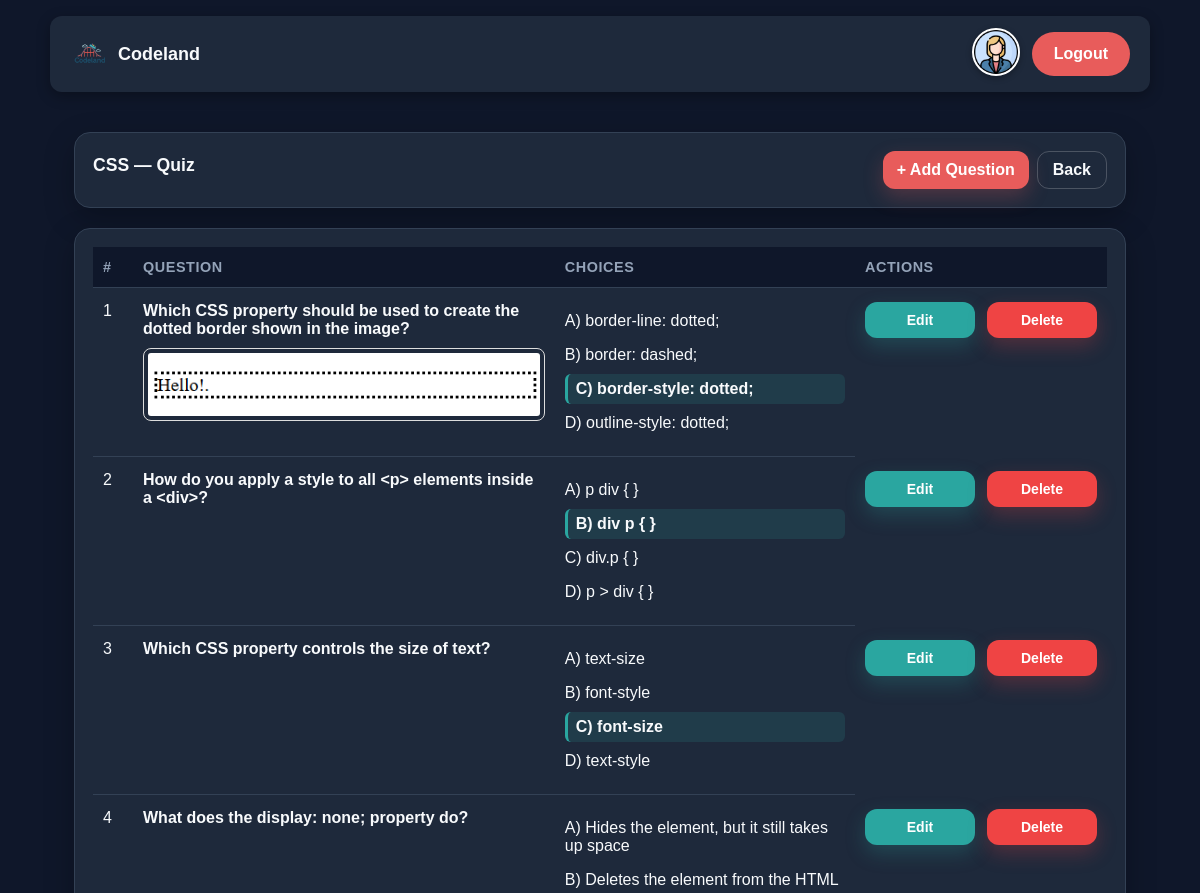
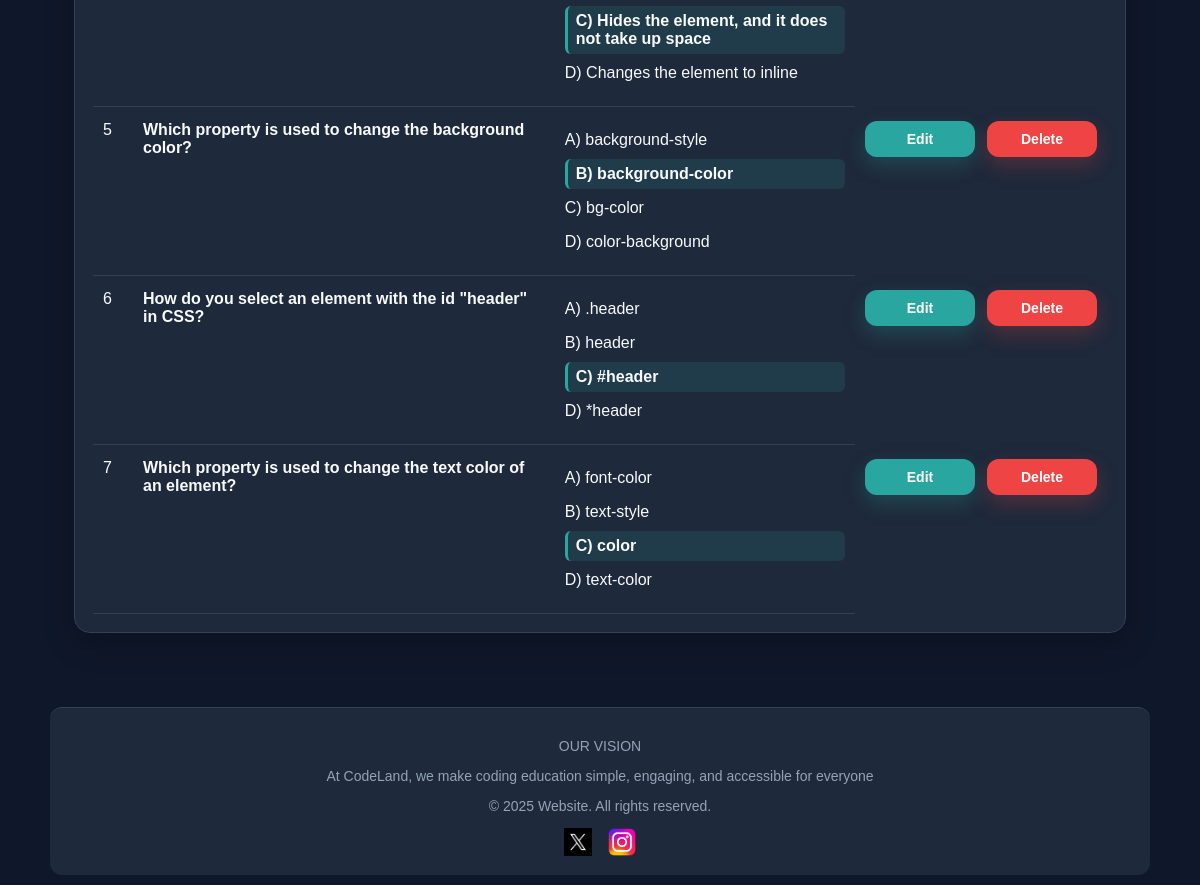
Page /quiz.php?quizID=2 (signed in) on the committed database (2 pictures, top to bottom).
### tables this page shows
CREATE TABLE `topic` (
  `id` int(11) NOT NULL,
  `topicName` varchar(100) DEFAULT NULL
);

CREATE TABLE `quizquestion` (
  `id` int(11) NOT NULL,
  `quizID` int(11) DEFAULT NULL,
  `question` text,
  `questionFigureFileName` varchar(100) DEFAULT NULL,
  `answerA` text,
  `answerB` text,
  `answerC` text,
  `answerD` text,
  `correctAnswer` enum('A','B','C','D') NOT NULL
);

### Quiz.php (the view, shortened to what this page needs)
<?php
require_once 'db_config.php';
$conn->set_charset('utf8mb4');
function h($v){ return htmlspecialchars((string)$v, ENT_QUOTES, 'UTF-8'); }
function getImagePath($fileName) {
    $baseDir = __DIR__;
    $figureUploadsDir = $baseDir . '/uploads/figures/';
    $imagesDir = $baseDir . '/images/';
    if (is_file($imagesDir . $fileName)) {
        return 'images/' . h($fileName) . '?v=' . @filemtime($imagesDir . $fileName);
    }
    return '';
}
$quizID = filter_input(INPUT_GET, 'quizID', FILTER_VALIDATE_INT);
$existsStmt = $conn->prepare("SELECT id, educatorID, topicID FROM quiz WHERE id=?");
$existsStmt->bind_param("i", $quizID);
$existsStmt->execute();
$quizRow = $existsStmt->get_result()->fetch_assoc();
$tStmt = $conn->prepare("SELECT topicName FROM topic WHERE id=?");
$tStmt->bind_param("i", $quizRow['topicID']);
$tStmt->execute();
$tRow = $tStmt->get_result()->fetch_assoc();
$topicName = $tRow['topicName'] ?? 'Untitled';
$avatar = 'images/educatorUser.jpeg';
$questions = [];
$st = $conn->prepare(
  "SELECT id, question, questionFigureFileName, answerA, answerB, answerC, answerD, correctAnswer
   FROM quizquestion WHERE quizID=? ORDER BY id DESC"
);
$st->bind_param("i", $quizID);
$st->execute();
$rs = $st->get_result();
while ($r = $rs->fetch_assoc()) { $questions[] = $r; }
?>
<!doctype html>
<html lang="en">
<head>
  <link rel="stylesheet" href="H-style.css">
  <link rel="stylesheet" href="HF.css">
</head>
<body>
<header class="cl-header">
  <div class="brand">
    <img src="images/logo.png" alt="Logo">
    <span>Codeland</span>
  </div>
  <div class="actions">
    <a href="educator_homepage.php"><img src="<?= h($avatar) ?>" alt="User" class="avatar"></a>
    <a href="logout.php" class="logout-btn">Logout</a>
  </div>
</header>
<div class="container">
  <section class="card page-header" style="display:flex;justify-content:space-between;align-items:center;gap:12px;">
    <div>
      <h1><?= h($topicName) ?> — Quiz</h1>
    </div>
    <div style="display:flex;gap:8px;flex-wrap:wrap;">
      <a class="btn" href="add-question.php?quizID=<?= (int)$quizID ?>">+ Add Question</a>
      <a class="btn-outline" href="educator_homepage.php">Back</a>
    </div>
  </section>
  <?php if (!$questions): ?>
    <section class="card"><p>No questions yet.</p></section>
  <?php else: ?>
    <section class="card">
      <table class="table">
        <thead>
          <tr>
            <th style="width:40px">#</th>
            <th>Question</th>
            <th>Choices</th>
            <th style="width:220px">Actions</th>
          </tr>
        </thead>
        <tbody>
        <?php foreach ($questions as $i => $q): ?>
          <tr>
            <td><?= $i+1 ?></td>
            <td>
              <div><strong><?= h($q['question']) ?></strong></div>
              <?php if (!empty($q['questionFigureFileName'])):
                $figPath = getImagePath($q['questionFigureFileName']);
                if ($figPath): ?>
                  <div style="margin-top:6px">
                    <img src="<?= $figPath ?>" alt="Question Figure"
                         style="max-width:100%;height:auto;border:1px solid #ddd;border-radius:8px;padding:4px;">
                  </div>
                <?php endif;
              endif; ?>
            </td>
            <td>
              <div class="choice-item <?= ($q['correctAnswer'] === 'A') ? 'correct-choice' : '' ?>">A) <?= h($q['answerA']) ?></div>
              <div class="choice-item <?= ($q['correctAnswer'] === 'B') ? 'correct-choice' : '' ?>">B) <?= h($q['answerB']) ?></div>
              <div class="choice-item <?= ($q['correctAnswer'] === 'C') ? 'correct-choice' : '' ?>">C) <?= h($q['answerC']) ?></div>
              <div class="choice-item <?= ($q['correctAnswer'] === 'D') ? 'correct-choice' : '' ?>">D) <?= h($q['answerD']) ?></div>
            </td>
            <td>
              <a class="btn btn-edit" href="edit-question.php?questionID=<?= (int)$q['id'] ?>&quizID=<?= (int)$quizID ?>">Edit</a>
              <a class="btn btn-delete"
                 href="delete-question.php?questionID=<?= (int)$q['id'] ?>&quizID=<?= (int)$quizID ?>"
                 onclick="return confirm('Are you sure you want to delete this question?');">
                 Delete
              </a>
            </td>
          </tr>
        <?php endforeach; ?>
        </tbody>
      </table>
    </section>
  <?php endif; ?>
</div>
<footer class="cl-footer">
  <p>OUR VISION</p>
  <p>At CodeLand, we make coding education simple, engaging, and accessible for everyone</p>
  <p>© <span id="year"></span>2025 Website. All rights reserved.</p>
  <div class="social">
    <a href="#"><img src="images/xpng.jpg" alt="Twitter"></a>
    <a href="#"><img src="images/instagram.png" alt="Instagram"></a>
  </div>
</footer>
</body>
</html>

### H-style.css (style rules this page uses)
:root { --brand:#60a5fa; --brand-hover:#3b82f6; --accent:#2dd4bf; --bg:#0f172a; --text:#f8fafc; --muted:#94a3b8; --card:#1e293b; --border:#334155; }
* { box-sizing:border-box; }
html,body { margin:0; padding:0; font-family:Inter,system-ui,-apple-system,Segoe UI,Roboto,Arial,sans-serif; color:var(--text); background:var(--bg); }
.container { max-width: 1100px; margin: 0 auto; padding: 24px; }
.btn { appearance: none; border: 0; background: #e85c5b; color: white; font-weight: 700; padding: 10px 14px; border-radius: 12px; box-shadow: 0 8px 20px rgba(232,92,91,.25); cursor: pointer; transition: .2s; text-decoration: none; font-size: 16px; display: inline-block; }
.btn-outline { appearance: none; border: 1px solid rgba(255,255,255,.2); background: transparent; color: var(--text); font-weight: 600; padding: 9px 15px; border-radius: 12px; cursor: pointer; transition: .2s; text-decoration: none; font-size: 16px; display: inline-block; }
.btn-edit { background: #2aa6a0; padding: 10px 14px; font-size: 14px; appearance: none; border: 0; color: white; font-weight: 700; border-radius: 12px; box-shadow: 0 8px 20px rgba(42,166,160,.25); cursor: pointer; transition: .2s; text-decoration: none; display: inline-block; min-width: 110px; text-align: center; }
.btn-delete { background: #ef4444; padding: 10px 14px; font-size: 14px; appearance: none; border: 0; color: white; font-weight: 700; border-radius: 12px; box-shadow: 0 8px 20px rgba(239,68,68,.25); cursor: pointer; transition: .2s; text-decoration: none; display: inline-block; min-width: 110px; text-align: center; }
.table td:last-child { display: flex; gap: 12px; align-items: center; }
.page-header { background: var(--card); border-radius: 16px; padding: 18px; box-shadow: 0 10px 30px rgba(0,0,0,.25); border: 1px solid var(--border); margin-bottom: 16px; display: flex; align-items: center; justify-content: space-between; gap: 16px; }
.page-header h1 { color: var(--text); font-size: 1.1rem; margin: 0 0 10px 0; }
.table { width: 100%; border-collapse: collapse; }
.table th, .table td { padding: 12px 10px; border-bottom: 1px solid var(--border); text-align: left; vertical-align: top; }
.table tr { height: auto; vertical-align: top; }
.table td { padding-top: 14px; padding-bottom: 14px; }
.table th { font-size: .9rem; color: var(--muted); text-transform: uppercase; letter-spacing: .04em; font-weight: 600; background: var(--bg); }
.table td { color: var(--text); }
.choice-item { padding: 6px 0; margin: 4px 0; }
.correct-choice { background: rgba(42,166,160,.15); border-left: 3px solid #2aa6a0; padding: 6px 8px; margin: 4px 0; border-radius: 6px; font-weight: 600; }
.card { background: var(--card); border: 1px solid var(--border); padding: 18px; border-radius: 16px; box-shadow: 0 10px 30px rgba(0,0,0,.25); margin-bottom: 20px; }
h1, h2 { margin: 8px 0 14px; }
h1 { font-size: 28px; }
.table img { max-width: 100%; height: auto; display: block; margin: 10px 0; border-radius: 8px; border: 1px solid var(--border); }
td:last-child::after, td:last-child::before { content: none !important; }
td:last-child { box-shadow: none !important; }
.table td:last-child { border-bottom: none !important; }

### rows in the picture
topic: topicName "CSS"
quizquestion: question "Which CSS property should be used to create the dotted border shown in the image?", questionFigureFileName (picture), answerA "border-line: dotted;", answerB "border: dashed;", answerC "border-style: dotted;", answerD "outline-style: dotted;"
quizquestion: question "How do you apply a style to all <p> elements inside a <div>?", answerA "p div { }", answerB "div p { }", answerC "div.p { }", answerD "p > div { }"
quizquestion: question "Which CSS property controls the size of text?", answerA "text-size", answerB "font-style", answerC "font-size", answerD "text-style"
quizquestion: question "What does the display: none; property do?", answerA "Hides the element, but it still takes up space", answerB "Deletes the element from the HTML", answerC "Hides the element, and it does not take up space", answerD "Changes the element to inline"
quizquestion: question "Which property is used to change the background color?", answerA "background-style", answerB "background-color", answerC "bg-color", answerD "color-background"
quizquestion: question "How do you select an element with the id \"header\" in CSS?", answerA ".header", answerB "header", answerC "#header", answerD "*header"
quizquestion: question "Which property is used to change the text color of an element?", answerA "font-color", answerB "text-style", answerC "color", answerD "text-color"
